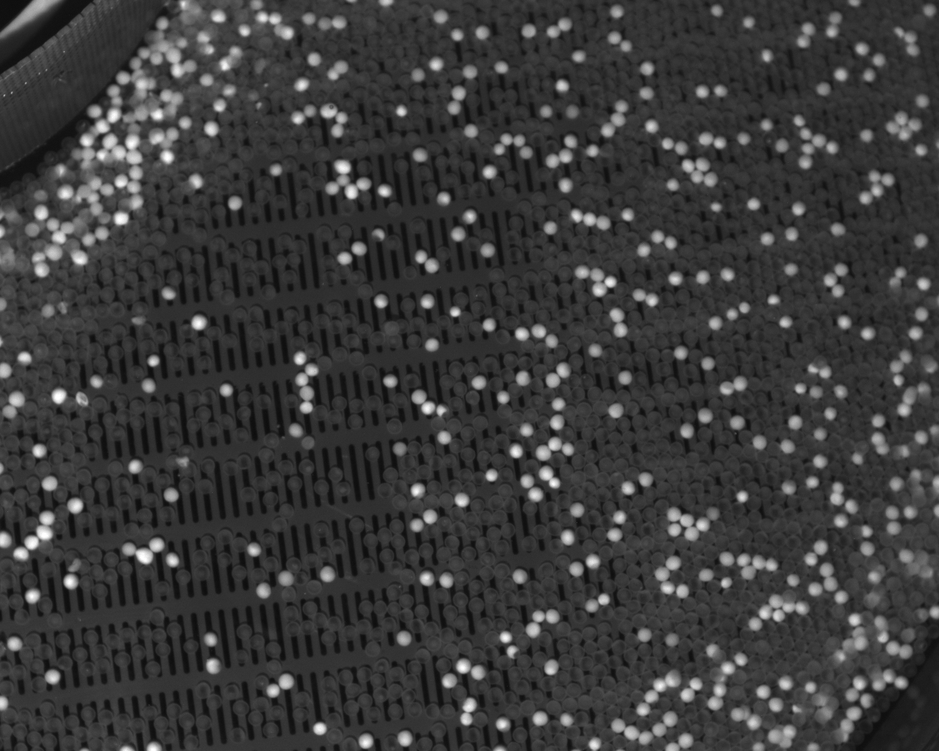
#> input picture source/Database/Source/img00407.png, 939 x 751 px, shrunk from 1280 x 1024 before the run; its folder holds only this picture in this run
$ python Divider.py
#> lines starting #> are read from the running program, lines starting #| are printed output that depends on the picture
import os
import json
import numpy as np
import time

import matplotlib.pyplot as plt

try:
    import cv2
except:
    import sys
    sys.path.remove('/opt/ros/kinetic/lib/python2.7/dist-packages')
    import cv2

jsonFile = 'labels.json'

xhistory = [] #fjernes
yhistory = [] #fjernes

# [43 lines left out: function createNegativeSamples, not called in this run]


#load labels from file
with open(jsonFile) as f:
#> (reads source/Database/labels.json from the repository)
    data = json.load(f)

# check and create folders
paths = ["./Test","./Test/DeadEggs","./Test/Negative","./Train","./Train/DeadEggs","./Train/Negative","Validate","Validate/DeadEggs","Validate/Negative"]
for path in paths:
    if not os.path.exists(path):
        os.makedirs(path)

print("loaded image labels")

image_index = {}

search_size = (20,20)
dead_eggs_in_images = {}

for i in data['images']:
    path = i['path'].split("/")[-1]
    image_index[i['id']] = path


print("sorted image paths")

count = 0;
for annotation in data['annotations']:
    try:
        #henter data
        box = annotation['bbox']
        #data er floats, så mapper de til ints
        box = list( map(int, box) )
        image_id = annotation['image_id']
        #henter orginalbilde
        img = cv2.imread("Source/"+image_index[image_id], cv2.IMREAD_GRAYSCALE)
#> img is the input picture: shape (751, 939); min 13, max 255, mean 59.2
        #bbox er [x,y,xlen,ylen]
        #crop img er [ystart,yend,xstart,xend]
        crop_img = img[box[1]:box[1]+box[3], box[0]:box[0]+box[2]]
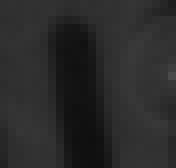
#> crop_img: shape (21, 22) (shown 8 times larger); min 15, max 74, mean 42
        #lagrer klipt bilde
        if count%10==0:
            cv2.imwrite('Test/DeadEggs/'+ str(annotation['id']) +'.png',crop_img)
        elif count%10<=3:
            cv2.imwrite('Validate/DeadEggs/'+ str(annotation['id']) +'.png',crop_img)
        else:
            cv2.imwrite('Train/DeadEggs/'+ str(annotation['id']) +'.png',crop_img)
        count = count + 1
        #lagrer positive treff i spesifikke bilder
        if image_id in dead_eggs_in_images:
            dead_eggs_in_images[image_id].append(box)
        else:
            dead_eggs_in_images[image_id]=[box]

    except Exception as e:
        print("\n\n Error in generating positive images \n")
        raise(e)

print("created positive images")
createNegativeSamples(image_index,dead_eggs_in_images)


plt.scatter(xhistory, yhistory)
plt.savefig('./negativeSpread.png')
